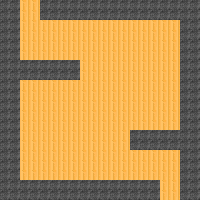

A level layout from a 2D game, rendered from its tile map. Below: a short description, then the map file with its tile-grid data intact:
An orthogonal 20x20 tile map with 10x10 px tiles, 1 tile layer (Tile Layer 1).

<map version="1.0" orientation="orthogonal" renderorder="right-down" width="20" height="20" tilewidth="10" tileheight="10" nextobjectid="1">
 <tileset firstgid="1" name="tileset" tilewidth="10" tileheight="10" tilecount="2" columns="2">
  <image source="tileset.png" width="20" height="10" />
 </tileset>
 <layer name="Tile Layer 1" width="20" height="20">
  <data encoding="csv">
2,2,1,1,2,2,2,2,2,2,2,2,2,2,2,2,2,2,2,2,
2,2,1,1,2,2,2,2,2,2,2,2,2,2,2,2,2,2,2,2,
2,2,1,1,1,1,1,1,1,1,1,1,1,1,1,1,1,1,2,2,
2,2,1,1,1,1,1,1,1,1,1,1,1,1,1,1,1,1,2,2,
2,2,1,1,1,1,1,1,1,1,1,1,1,1,1,1,1,1,2,2,
2,2,1,1,1,1,1,1,1,1,1,1,1,1,1,1,1,1,2,2,
2,2,2,2,2,2,2,2,1,1,1,1,1,1,1,1,1,1,2,2,
2,2,2,2,2,2,2,2,1,1,1,1,1,1,1,1,1,1,2,2,
2,2,1,1,1,1,1,1,1,1,1,1,1,1,1,1,1,1,2,2,
2,2,1,1,1,1,1,1,1,1,1,1,1,1,1,1,1,1,2,2,
2,2,1,1,1,1,1,1,1,1,1,1,1,1,1,1,1,1,2,2,
2,2,1,1,1,1,1,1,1,1,1,1,1,1,1,1,1,1,2,2,
2,2,1,1,1,1,1,1,1,1,1,1,1,1,1,1,1,1,2,2,
2,2,1,1,1,1,1,1,1,1,1,1,1,2,2,2,2,2,2,2,
2,2,1,1,1,1,1,1,1,1,1,1,1,2,2,2,2,2,2,2,
2,2,1,1,1,1,1,1,1,1,1,1,1,1,1,1,1,1,2,2,
2,2,1,1,1,1,1,1,1,1,1,1,1,1,1,1,1,1,2,2,
2,2,1,1,1,1,1,1,1,1,1,1,1,1,1,1,1,1,2,2,
2,2,2,2,2,2,2,2,2,2,2,2,2,2,2,2,1,1,2,2,
2,2,2,2,2,2,2,2,2,2,2,2,2,2,2,2,1,1,2,2
</data>
 </layer>
 <objectgroup name="entities" />
</map>
